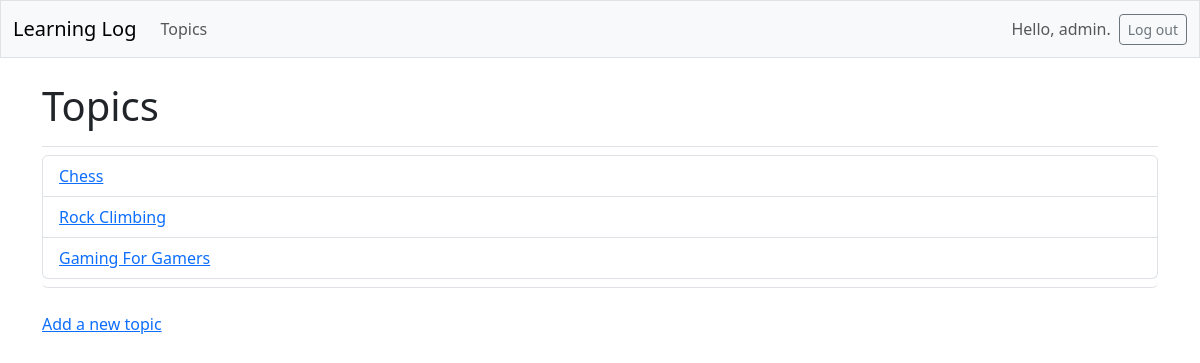
Page /topics/ (signed in) on the earlier database version.
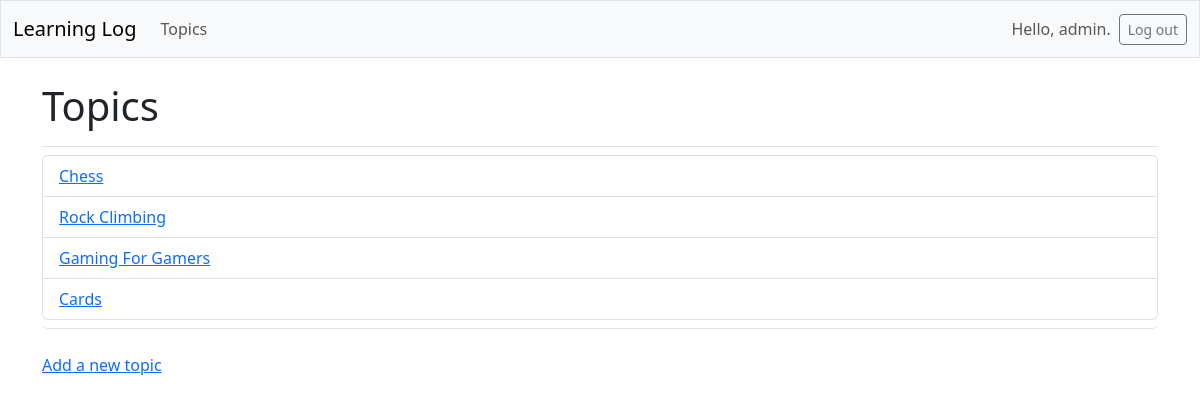
Same page on the later database version.
### learning_logs/models.py (models this page shows, shortened)
class Topic(models.Model):
    text = models.CharField(max_length=200)
    date_added = models.DateTimeField(auto_now_add=True)
    owner = models.ForeignKey(User, on_delete=models.CASCADE)

### learning_logs/views.py (the view)
# urls.py: path("topics/", views.topics, name="topics"),
@login_required
def topics(request):
    topics = Topic.objects.filter(owner=request.user).order_by("date_added")
    context = {"topics": topics}
    return render(request, "learning_logs/topics.html", context)

### learning_logs/templates/learning_logs/topics.html
{% extends "learning_logs/base.html" %}
{% block page_header %}
    <h1>Topics</h1>
{% endblock page_header %}
{% block content %}
    <ul class="list-group border-bottom pb-2 mb-4">
        {% for topic in topics %}
            <li class="list-group-item border=0">
                <a href="{% url 'learning_logs:topic' topic.id %}">{{topic.text}} </a></li>
        {% empty %}
            <li class="list-group-item border=0">No topic added yet</li>
        {% endfor %}
    </ul>
    <a href="{% url 'learning_logs:new_topic' %}"> Add a new topic <a/>
{% endblock content %}

### learning_logs/templates/learning_logs/base.html (shortened to what this page needs)
<!doctype html>
<html lang="en">
<head>
    {% load django_bootstrap5 %}
    {% bootstrap_css %}
</head>
<body>
    <nav class="navbar navbar-expand-md navbar-light bg-light mb-4 border">
        <div class="container-fluid">
            <a class="navbar-brand" href="{% url 'learning_logs:index' %}">
                Learning Log</a>
            <div class="collapse navbar-collapse" id="navbarCollapse">
                <ul class="navbar-nav me-auto mb-2 mb-md-0">
                    <li class="nav-item">
                        <a class="nav-link" href="{% url 'learning_logs:topics' %}">
                            Topics</a></li>
                </ul>
                <ul class="navbar-nav ms-auto mb-2 mb-md-0">
                    {% if user.is_authenticated %}
                        <li class="nav-item">
                            <span class="navbar-text me-2">Hello, {{ user.username }}.
                                </span></li>
                    {% endif %}
                </ul>
                {% if user.is_authenticated %}
                    <form action="{% url 'accounts:logout' %}" method='post'>
                        <button name='submit' class='btn btn-outline-secondary btn-sm'>
                            Log out</button>
                    </form>
                {% endif %}
            </div>
        </div>
    </nav>
    <main class="container">
        <div class="pb-2 mb-2 border-bottom">
            {% block page_header %}{% endblock page_header %}
        </div>
        <div>
            {% block content %}{% endblock content %}
        </div>
    </main>
</body>
</html>

Differences in the rows shown:
added Topic: text "Cards"
